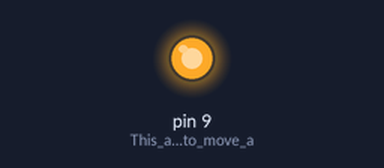
A sketch run on a simulated Arduino Uno, built with avr-gcc and run on an emulated ATmega328P. On the bench: output pins drawn as LEDs (lit = HIGH).

Above: at 0.05 s.
At 1.05 s:
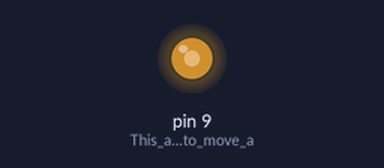
At 2.1 s:
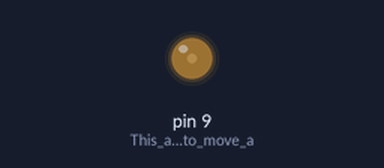
At 4.6 s:
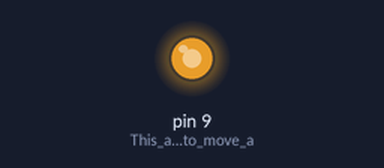
Timing chart, 0 to 6.7 s (numbered marks = the images above):
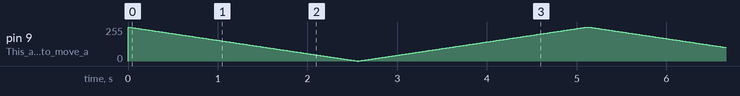

The sketch:

HeartBeat.ino
```cpp
void setup()
{
 pinMode(9,OUTPUT); //This allows 13 to move a lot of electricity (a lot of amps)
}


void loop()
{
fadeOut(10);
fadeIn(10);
}

void fadeOut(int x)
{
    for(int i = 255; i >= 0 ; i-- )
    {
      analogWrite(9,i); //always on
      delay(x);
    }
}

void fadeIn(int x)
{
   for(int i = 0; i <= 255 ; i++ )
    {
      analogWrite(9,i); //always on
      delay(x);
    }
}
```
